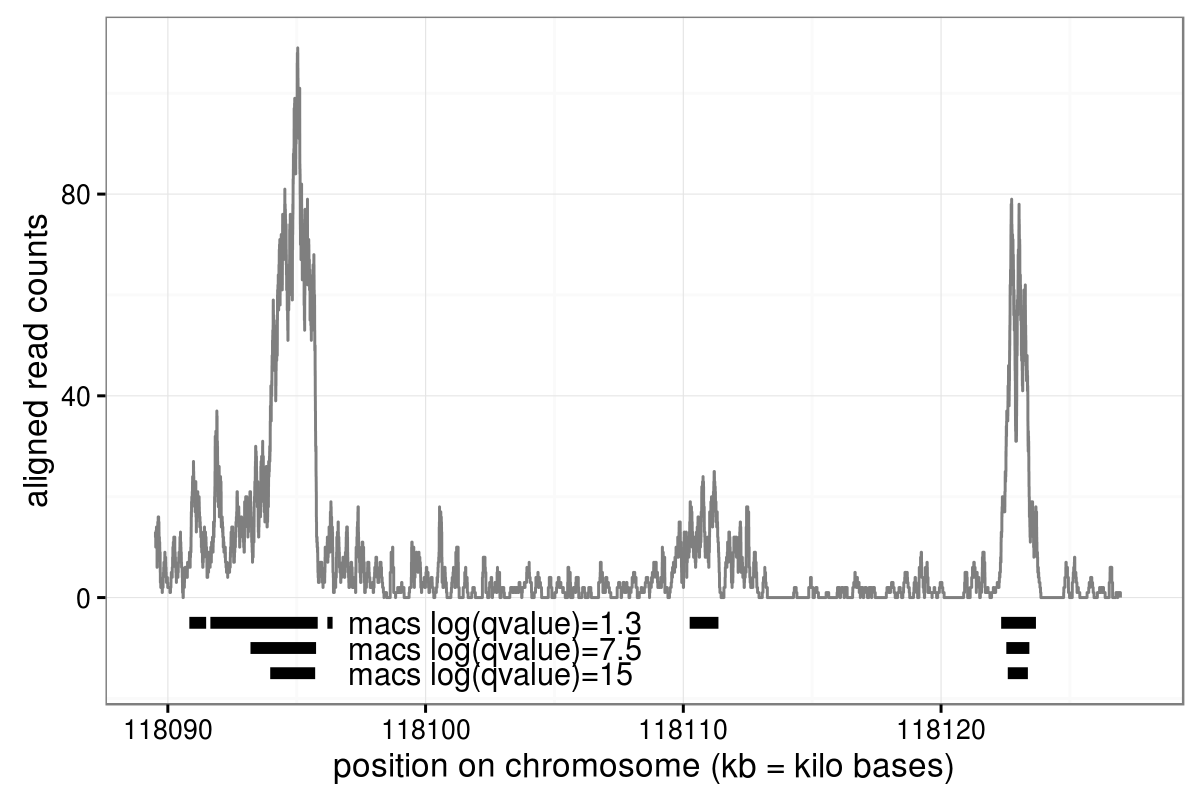

This figure's R source:
source("packages.R")

chunk.path <- "../chip-seq-paper/chunks/H3K4me3_TDH_immune/5"
peaks.path <- file.path(chunk.path, "peaks", "macs.trained.RData")
load(peaks.path)
counts.path <- file.path(chunk.path, "counts.RData")
load(counts.path)
counts.by.sample <- split(counts, counts$sample.id)

sid <- "McGill0104"
sample.counts <- data.table(counts.by.sample[[sid]])
sample.counts[, chromStart1 := chromStart+1]
setkey(sample.counts, chromStart1, chromEnd)
sample.peak.list <- lapply(peaks, subset, sample.id==sid)
n.peaks <- sapply(sample.peak.list, nrow)
n.peaks[order(as.numeric(names(n.peaks)))]

png.h <- 4
png.w <- 6
param.vec <- c(
  "1.30103"=-5,
  "7.5"=-10,
  "15"=-15)
param.labels <- data.table(
  param.name=names(param.vec),
  y=param.vec,
  PoissonLoss=NA_real_)
setkey(param.labels, param.name)
param.peaks.list <- list()
param.segs.list <- list()
y.val <- -5
x.val <- 118097
for(param.name in names(param.vec)){
  one.param <- data.table(sample.peak.list[[param.name]])
  change.vec <- one.param[, sort(c(chromStart, chromEnd))]
  segStart <- c(min(sample.counts$chromStart), change.vec)
  seg.dt <- data.table(
    segStart,
    segStart1=segStart+1,
    segEnd=c(change.vec, max(sample.counts$chromEnd)))
  setkey(seg.dt, segStart1, segEnd)
  over.dt <- foverlaps(sample.counts, seg.dt, nomatch=0L)
  over.dt[, bases := chromEnd-chromStart]
  stopifnot(
    over.dt[, sum(chromEnd-chromStart)]==
      sample.counts[, sum(chromEnd-chromStart)])
  seg.means <- over.dt[, list(
    mean=sum(coverage*bases)/sum(bases)
    ), by=.(segStart1, segEnd)]
  over.means <- foverlaps(sample.counts, seg.means, nomatch=0L)
  stopifnot(
    over.means[, sum(chromEnd-chromStart)]
    ==
      sample.counts[, sum(chromEnd-chromStart)]
    )
  ploss <- over.means[, PoissonLoss(coverage, mean, chromEnd-chromStart)]
  param.labels[param.name, PoissonLoss := ploss]
  param.peaks.list[[param.name]] <- data.table(
    param.name, one.param, y=param.vec[[param.name]])
  param.segs.list[[param.name]] <- data.table(
    param.name, seg.means)
  
  gg <- ggplot()+
    theme_bw()+
    theme(panel.margin=grid::unit(0, "lines"))+
    geom_segment(aes(chromStart/1e3, y.val,
                     xend=chromEnd/1e3, yend=y.val),
                 size=2,
                 data=one.param)+
    coord_cartesian(
      ylim=range(param.vec, sample.counts$coverage))+
    geom_step(aes(chromStart/1e3, coverage),
              color="grey50",
              data=sample.counts)+
    geom_vline(aes(xintercept=(segStart1-1)/1e3),
               data=seg.means[-1,],
               color="green",
               linetype="dashed")+
    geom_segment(aes((segStart1-1)/1e3, mean,
                     xend=segEnd/1e3, yend=mean),
                 size=1,
                 color="green",
                 data=seg.means)+
    geom_text(aes(
      x.val, y.val*2,
      label=sprintf(
        "macs log(qvalue)=%s, Poisson loss = %.1f",
        sub("0103", "", param.name), ploss)),
              hjust=0,
              ##size=3,
              data=param.labels[param.name,])+
    scale_y_continuous("aligned read counts")+
    scale_x_continuous("position on chromosome (kb = kilo bases)")
  print(gg)

  png.name <- sprintf("figure-macs-problem-%s.png", sub("[.]", "-", param.name))
  print(png.name)
  png(png.name,
      png.w, png.h, units="in", res=200)
  print(gg)
  dev.off()
  
}
param.peaks <- do.call(rbind, param.peaks.list)
param.segs <- do.call(rbind, param.segs.list)

param.breaks <- param.segs[segStart1!=min(segStart1),]
ggplot()+
  theme_bw()+
  theme(panel.margin=grid::unit(0, "lines"))+
  facet_grid(param.name ~ .)+
  geom_vline(aes(xintercept=(segStart1-1)/1e3),
             data=param.breaks,
             color="green",
             linetype="dashed")+
  geom_segment(aes(chromStart/1e3, y.val,
                   xend=chromEnd/1e3, yend=y.val),
               size=2,
               data=param.peaks)+
  coord_cartesian(
    ylim=range(param.vec, sample.counts$coverage))+
  geom_text(aes(
    x.val, y.val,
    label=sprintf(
      "macs log(qvalue)=%s, Poisson loss = %.1f",
      sub("0103", "", param.name), PoissonLoss)),
            hjust=0,
            data=param.labels)+
  geom_step(aes(chromStart/1e3, coverage),
            color="grey50",
            data=sample.counts)+
  geom_segment(aes((segStart1-1)/1e3, mean,
                   xend=segEnd/1e3, yend=mean),
               size=1,
               color="green",
               data=param.segs)

sample.counts[, count := coverage]
fit <- PeakSegPDPAchrom(sample.counts, 5L)

peakseg.means <- subset(fit$segments, peaks==2)
gg <- ggplot()+
  theme_bw()+
  theme(panel.margin=grid::unit(0, "lines"))+
  geom_segment(aes(chromStart/1e3, y.val,
                   xend=chromEnd/1e3, yend=y.val),
               size=2,
               data=subset(peakseg.means, status=="peak"))+
  geom_step(aes(chromStart/1e3, coverage),
            color="grey50",
            data=sample.counts)+
  geom_vline(aes(xintercept=chromStart/1e3),
             data=peakseg.means[-1,],
             color="green",
             linetype="dashed")+
  geom_segment(aes(chromStart/1e3, mean,
                   xend=chromEnd/1e3, yend=mean),
               size=1,
               color="green",
               data=peakseg.means)+
  geom_text(aes(
    x.val, y.val*2,
    label=sprintf(
      "PeakSeg(maxPeaks=2), Poisson loss = %.1f",
      PoissonLoss)),
            hjust=0,
            ##size=3,
            data=fit$loss[3,])+
  coord_cartesian(
    ylim=range(param.vec, sample.counts$coverage))+
  scale_y_continuous("aligned read counts")+
  scale_x_continuous("position on chromosome (kb = kilo bases)")

png("figure-macs-problem-PeakSeg.png", png.w, png.h, units="in", res=200)
print(gg)
dev.off()

gg <- ggplot()+
  theme_bw()+
  geom_segment(aes(chromStart/1e3, y,
                   xend=chromEnd/1e3, yend=y),
               size=2,
               data=param.peaks)+
  geom_text(aes(x.val, y, label=paste0("macs log(qvalue)=",
                            sub("0103", "", param.name))),
            hjust=0,
            data=param.labels)+
  geom_step(aes(chromStart/1e3, coverage),
            color="grey50",
            data=sample.counts)+
  coord_cartesian(xlim=sample.counts[, range(chromStart, chromEnd)/1e3])+
  scale_y_continuous("aligned read counts")+
  scale_x_continuous("position on chromosome (kb = kilo bases)")
png("figure-macs-problem.png", png.w, png.h, units="in", res=200)
print(gg)
dev.off()

